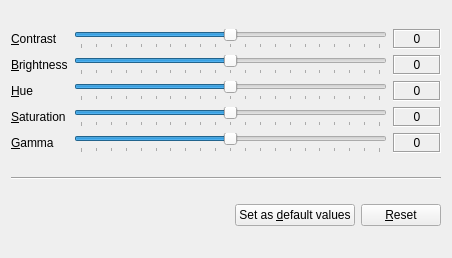
<?xml version="1.0" encoding="UTF-8"?>
<ui version="4.0">
 <class>VideoEqualizer2</class>
 <widget class="QWidget" name="VideoEqualizer2">
  <property name="geometry">
   <rect>
    <x>0</x>
    <y>0</y>
    <width>452</width>
    <height>258</height>
   </rect>
  </property>
  <property name="windowTitle">
   <string>Video Equalizer</string>
  </property>
  <layout class="QVBoxLayout" name="verticalLayout">
   <item>
    <layout class="QGridLayout" name="gridLayout">
     <item row="0" column="0">
      <widget class="QLabel" name="contrast_label">
       <property name="text">
        <string>&amp;Contrast</string>
       </property>
       <property name="buddy">
        <cstring>contrast_slider</cstring>
       </property>
      </widget>
     </item>
     <item row="0" column="1">
      <widget class="QSlider" name="contrast_slider">
       <property name="minimumSize">
        <size>
         <width>300</width>
         <height>0</height>
        </size>
       </property>
       <property name="minimum">
        <number>-100</number>
       </property>
       <property name="maximum">
        <number>100</number>
       </property>
       <property name="orientation">
        <enum>Qt::Horizontal</enum>
       </property>
       <property name="tickPosition">
        <enum>QSlider::TicksBelow</enum>
       </property>
      </widget>
     </item>
     <item row="0" column="2">
      <widget class="QLabel" name="contrast_indicator">
       <property name="minimumSize">
        <size>
         <width>48</width>
         <height>0</height>
        </size>
       </property>
       <property name="frameShape">
        <enum>QFrame::Box</enum>
       </property>
       <property name="frameShadow">
        <enum>QFrame::Sunken</enum>
       </property>
       <property name="text">
        <string>0</string>
       </property>
       <property name="alignment">
        <set>Qt::AlignCenter</set>
       </property>
      </widget>
     </item>
     <item row="1" column="0">
      <widget class="QLabel" name="brightness_label">
       <property name="text">
        <string>&amp;Brightness</string>
       </property>
       <property name="buddy">
        <cstring>brightness_slider</cstring>
       </property>
      </widget>
     </item>
     <item row="1" column="1">
      <widget class="QSlider" name="brightness_slider">
       <property name="minimumSize">
        <size>
         <width>300</width>
         <height>0</height>
        </size>
       </property>
       <property name="minimum">
        <number>-100</number>
       </property>
       <property name="maximum">
        <number>100</number>
       </property>
       <property name="orientation">
        <enum>Qt::Horizontal</enum>
       </property>
       <property name="tickPosition">
        <enum>QSlider::TicksBelow</enum>
       </property>
      </widget>
     </item>
     <item row="1" column="2">
      <widget class="QLabel" name="brightness_indicator">
       <property name="minimumSize">
        <size>
         <width>48</width>
         <height>0</height>
        </size>
       </property>
       <property name="frameShape">
        <enum>QFrame::Box</enum>
       </property>
       <property name="frameShadow">
        <enum>QFrame::Sunken</enum>
       </property>
       <property name="text">
        <string>0</string>
       </property>
       <property name="alignment">
        <set>Qt::AlignCenter</set>
       </property>
      </widget>
     </item>
     <item row="2" column="0">
      <widget class="QLabel" name="hue_label">
       <property name="text">
        <string>&amp;Hue</string>
       </property>
       <property name="buddy">
        <cstring>hue_slider</cstring>
       </property>
      </widget>
     </item>
     <item row="2" column="1">
      <widget class="QSlider" name="hue_slider">
       <property name="minimumSize">
        <size>
         <width>300</width>
         <height>0</height>
        </size>
       </property>
       <property name="minimum">
        <number>-100</number>
       </property>
       <property name="maximum">
        <number>100</number>
       </property>
       <property name="orientation">
        <enum>Qt::Horizontal</enum>
       </property>
       <property name="tickPosition">
        <enum>QSlider::TicksBelow</enum>
       </property>
      </widget>
     </item>
     <item row="2" column="2">
      <widget class="QLabel" name="hue_indicator">
       <property name="minimumSize">
        <size>
         <width>48</width>
         <height>0</height>
        </size>
       </property>
       <property name="frameShape">
        <enum>QFrame::Box</enum>
       </property>
       <property name="frameShadow">
        <enum>QFrame::Sunken</enum>
       </property>
       <property name="text">
        <string>0</string>
       </property>
       <property name="alignment">
        <set>Qt::AlignCenter</set>
       </property>
      </widget>
     </item>
     <item row="3" column="0">
      <widget class="QLabel" name="saturation_label">
       <property name="text">
        <string>&amp;Saturation</string>
       </property>
       <property name="buddy">
        <cstring>saturation_slider</cstring>
       </property>
      </widget>
     </item>
     <item row="3" column="1">
      <widget class="QSlider" name="saturation_slider">
       <property name="minimumSize">
        <size>
         <width>300</width>
         <height>0</height>
        </size>
       </property>
       <property name="minimum">
        <number>-100</number>
       </property>
       <property name="maximum">
        <number>100</number>
       </property>
       <property name="orientation">
        <enum>Qt::Horizontal</enum>
       </property>
       <property name="tickPosition">
        <enum>QSlider::TicksBelow</enum>
       </property>
      </widget>
     </item>
     <item row="3" column="2">
      <widget class="QLabel" name="saturation_indicator">
       <property name="minimumSize">
        <size>
         <width>48</width>
         <height>0</height>
        </size>
       </property>
       <property name="frameShape">
        <enum>QFrame::Box</enum>
       </property>
       <property name="frameShadow">
        <enum>QFrame::Sunken</enum>
       </property>
       <property name="text">
        <string>0</string>
       </property>
       <property name="alignment">
        <set>Qt::AlignCenter</set>
       </property>
      </widget>
     </item>
     <item row="4" column="0">
      <widget class="QLabel" name="gamma_label">
       <property name="text">
        <string>&amp;Gamma</string>
       </property>
       <property name="buddy">
        <cstring>gamma_slider</cstring>
       </property>
      </widget>
     </item>
     <item row="4" column="1">
      <widget class="QSlider" name="gamma_slider">
       <property name="minimumSize">
        <size>
         <width>300</width>
         <height>0</height>
        </size>
       </property>
       <property name="minimum">
        <number>-100</number>
       </property>
       <property name="maximum">
        <number>100</number>
       </property>
       <property name="orientation">
        <enum>Qt::Horizontal</enum>
       </property>
       <property name="tickPosition">
        <enum>QSlider::TicksBelow</enum>
       </property>
      </widget>
     </item>
     <item row="4" column="2">
      <widget class="QLabel" name="gamma_indicator">
       <property name="minimumSize">
        <size>
         <width>48</width>
         <height>0</height>
        </size>
       </property>
       <property name="frameShape">
        <enum>QFrame::Box</enum>
       </property>
       <property name="frameShadow">
        <enum>QFrame::Sunken</enum>
       </property>
       <property name="text">
        <string>0</string>
       </property>
       <property name="alignment">
        <set>Qt::AlignCenter</set>
       </property>
      </widget>
     </item>
    </layout>
   </item>
   <item>
    <widget class="Line" name="line">
     <property name="orientation">
      <enum>Qt::Horizontal</enum>
     </property>
    </widget>
   </item>
   <item>
    <layout class="QHBoxLayout" name="horizontalLayout">
     <item>
      <spacer name="horizontalSpacer">
       <property name="orientation">
        <enum>Qt::Horizontal</enum>
       </property>
       <property name="sizeHint" stdset="0">
        <size>
         <width>40</width>
         <height>20</height>
        </size>
       </property>
      </spacer>
     </item>
     <item>
      <widget class="QPushButton" name="makedefault_button">
       <property name="text">
        <string>Set as &amp;default values</string>
       </property>
      </widget>
     </item>
     <item>
      <widget class="QPushButton" name="reset_button">
       <property name="text">
        <string>&amp;Reset</string>
       </property>
      </widget>
     </item>
    </layout>
   </item>
  </layout>
 </widget>
 <resources/>
 <connections/>
</ui>
